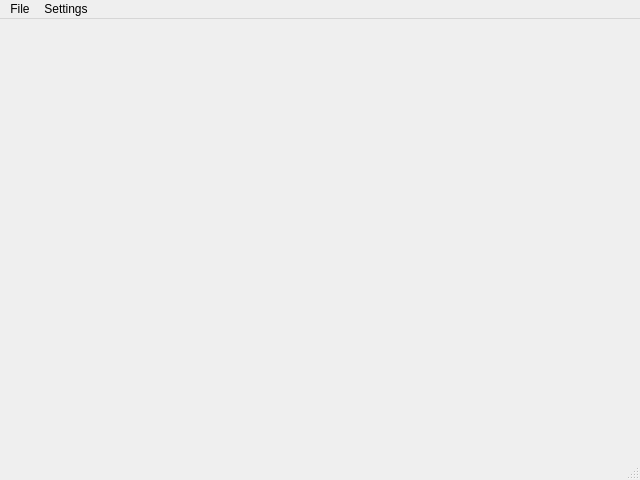
<?xml version="1.0" encoding="UTF-8"?>
<ui version="4.0">
 <class>MainWindow</class>
 <widget class="QMainWindow" name="MainWindow">
  <property name="geometry">
   <rect>
    <x>0</x>
    <y>0</y>
    <width>640</width>
    <height>480</height>
   </rect>
  </property>
  <property name="windowTitle">
   <string>MainWindow</string>
  </property>
  <widget class="QWidget" name="centralwidget"/>
  <widget class="QMenuBar" name="menubar">
   <property name="geometry">
    <rect>
     <x>0</x>
     <y>0</y>
     <width>640</width>
     <height>20</height>
    </rect>
   </property>
   <widget class="QMenu" name="menuFile">
    <property name="title">
     <string>File</string>
    </property>
   </widget>
   <widget class="QMenu" name="menuSettings">
    <property name="title">
     <string>Settings</string>
    </property>
   </widget>
   <addaction name="menuFile"/>
   <addaction name="menuSettings"/>
  </widget>
  <widget class="QStatusBar" name="statusbar"/>
 </widget>
 <resources/>
 <connections/>
</ui>
